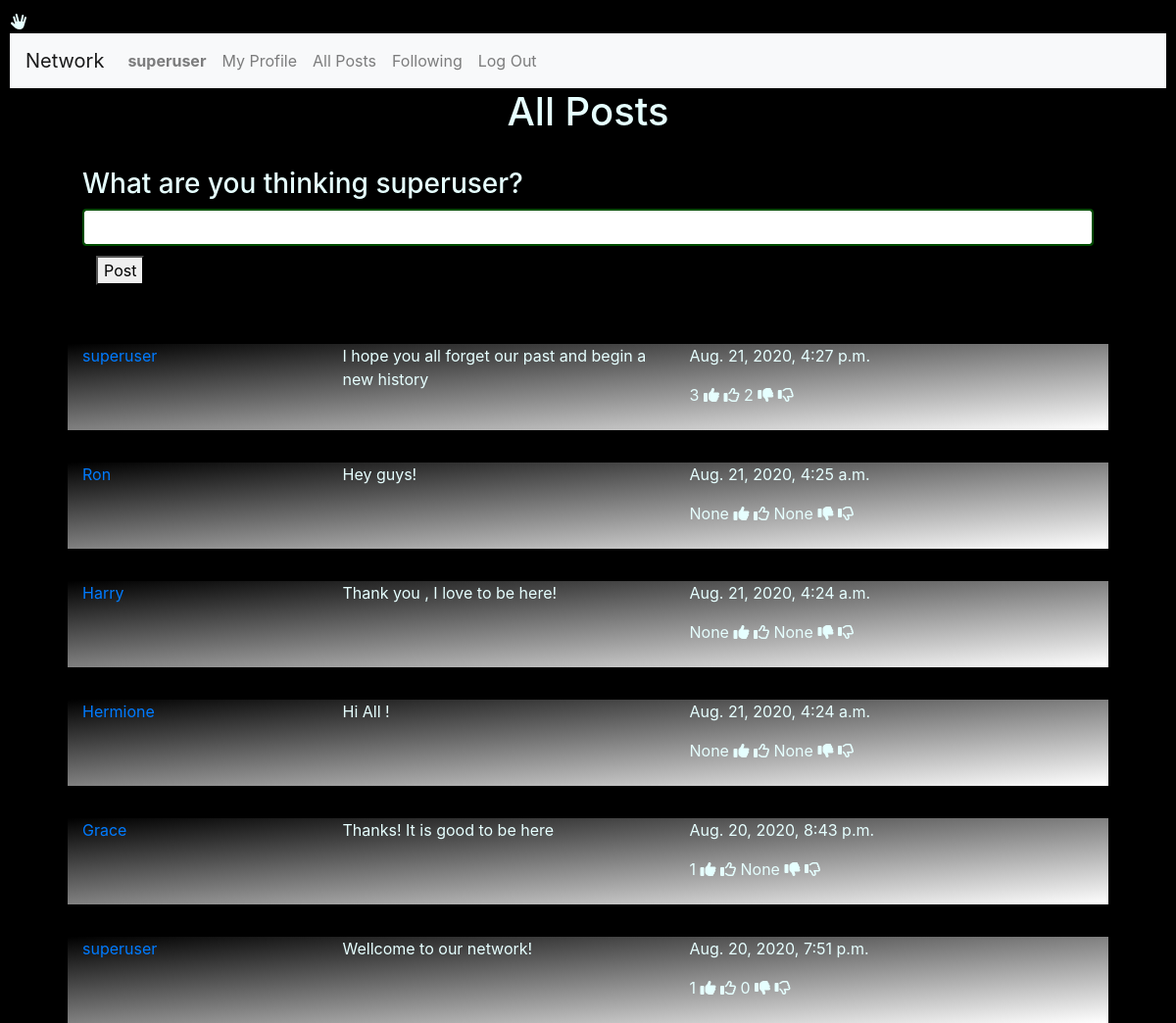
Screenshot of / (signed in) with the database file from the repository.
### network/models.py (models this page shows)
class User(AbstractUser):
    pass

### network/views.py (the view)
# urls.py: path("", views.index, name="index"),
def index(request):
    if request.user.is_authenticated:
        result_list = []
        result_list = allposts()
        context={
            "AllPosts": result_list,
        }
        return render(request, "network/index.html", context)
    else:
        context={
            "Message": "Please Login or join our Network",
        }
        return render(request, "network/index.html", context)

### network/views.py (called while the page is built)
def allposts():
    with connection.cursor() as cursor:
        cursor.execute(f"""
            SELECT u.username, pr.Avatar, po.Post, po.Date, po.Likes, po.Unlikes
            FROM network_user u, network_profile pr, network_posts po
            WHERE pr.User_id = po.User_id AND po.User_id = u.id
            ORDER BY po.Date DESC""")
        results = dictfetchall(cursor)
    return results

def dictfetchall(cursor):
    columns = [col[0] for col in cursor.description]
    return [
        dict(zip(columns, row))
        for row in cursor.fetchall()
    ]

### network/templates/network/index.html (shortened to what this page needs)
{% extends "network/layout.html" %}
{% block body %}
  <h1>All Posts</h1>
  <hr>
  <div class="container" style="width:90%; ">
      <h3>What are you thinking  {{request.user}}?</h3>
      <form class="form-control" method="post" style="border: 2px solid #004d00 ;">
          <br>
          <p><button type="Submit" id="newpost" name="newpost">Post</button></p>
          <br>
      </form>
  </div>
  <form>
  {% if AllPosts|length > 0 %}
      {% for A in AllPosts %}
          <div class="container" style="width:90%; position:relative; top:100px;background-image: linear-gradient(to top left, white, gray,black );">
              <div class="row"  width="1700px">
                  <div class="col-lg-3">
                      <p><a href="{% url 'network:profile' A.username %}" >  {{A.username}} </a> </p>
                      <br>
                      <br>
                      </div>
                      <div class="col-lg-4">
                           <p> {{A.Post}} </p>
                      </div>
                      <div class="col-lg-3">
                             <p> {{A.Date}} </p>
                             <p> {{A.Likes}}  <i class="fas fa-thumbs-up"></i> <i class="far fa-thumbs-up"></i>
                                 {{A.Unlikes}} <i class="fas fa-thumbs-down"></i>  <i class="far fa-thumbs-down"></i>
                             </p>
                      </div>
                      <div class="col-lg-2">
                      </div>
                  </div>
              </div>
              <hr>
      {% endfor %}
  {% endif %}
  </form>
  {% endblock %}

### network/templates/network/layout.html (shortened to what this page needs)
{% load static %}
<!DOCTYPE html>
<html lang="en">
    <head>
        <link rel="stylesheet" href="https://stackpath.bootstrapcdn.com/bootstrap/4.4.1/css/bootstrap.min.css">
        <link rel="stylesheet" href="https://cdnjs.cloudflare.com/ajax/libs/font-awesome/4.7.0/css/font-awesome.min.css">
        <link href="{% static 'network/styles.css' %}" rel="stylesheet">
        <i class="fas fa-hand-spock"></i>
    </head>
    <body>
        <nav class="navbar navbar-expand-lg navbar-light bg-light">
            <a class="navbar-brand" href="#">Network</a>
            <div>
              <ul class="navbar-nav mr-auto">
                {% if user.is_authenticated %}
                    <li class="nav-item">
                        <a class="nav-link" href="#"><strong>{{ user.username }}</strong></a>
                    </li>
                    <li class="nav-item">
                      <a class="nav-link" href="{% url 'network:profile' user.username  %}">My Profile</a>
                    </li>
                {% endif %}
                <li class="nav-item">
                  <a class="nav-link" href="{% url 'network:index' %}">All Posts</a>
                </li>
                {% if user.is_authenticated %}
                    <li class="nav-item">
                        <a class="nav-link" href="#">Following</a>
                    </li>
                    <li class="nav-item">
                        <a class="nav-link" href="{% url 'network:logout' %}">Log Out</a>
                    </li>
                {% endif %}
              </ul>
            </div>
          </nav>
        <div class="body">
            {% block body %}
            {% endblock %}
        </div>
    </body>
</html>

### network/static/network/styles.css (style rules this page uses)
body { padding: 10px; color: #e6ffff ; background-color: black; background-position: center; background-repeat: no-repeat; background-size: cover; height: 100%; width: 100%; }
h1 { text-align: center; }

### rows the page displays
User: username "superuser", user "superuser", Post "I hope you all forget our past and begin a new history", Date "Aug. 21, 2020, 4:27 p.m.", Likes "3", Unlikes "2", Post "Wellcome to our network!", Date "Aug. 20, 2020, 7:51 p.m.", Likes "1", Unlikes "0"

### other values shown
{{ A.username }} "Ron" "Harry" "Hermione" "Grace"
{{ A.Post }} "Hey guys!" "Thank you , I love to be here!" "Hi All !" "Thanks! It is good to be here"
{{ A.Date }} "Aug. 21, 2020, 4:25 a.m." "Aug. 21, 2020, 4:24 a.m." "Aug. 21, 2020, 4:24 a.m." "Aug. 20, 2020, 8:43 p.m."
{{ A.Likes }} "None" "None" "None" "1"
{{ A.Unlikes }} "None" "None" "None" "None"
